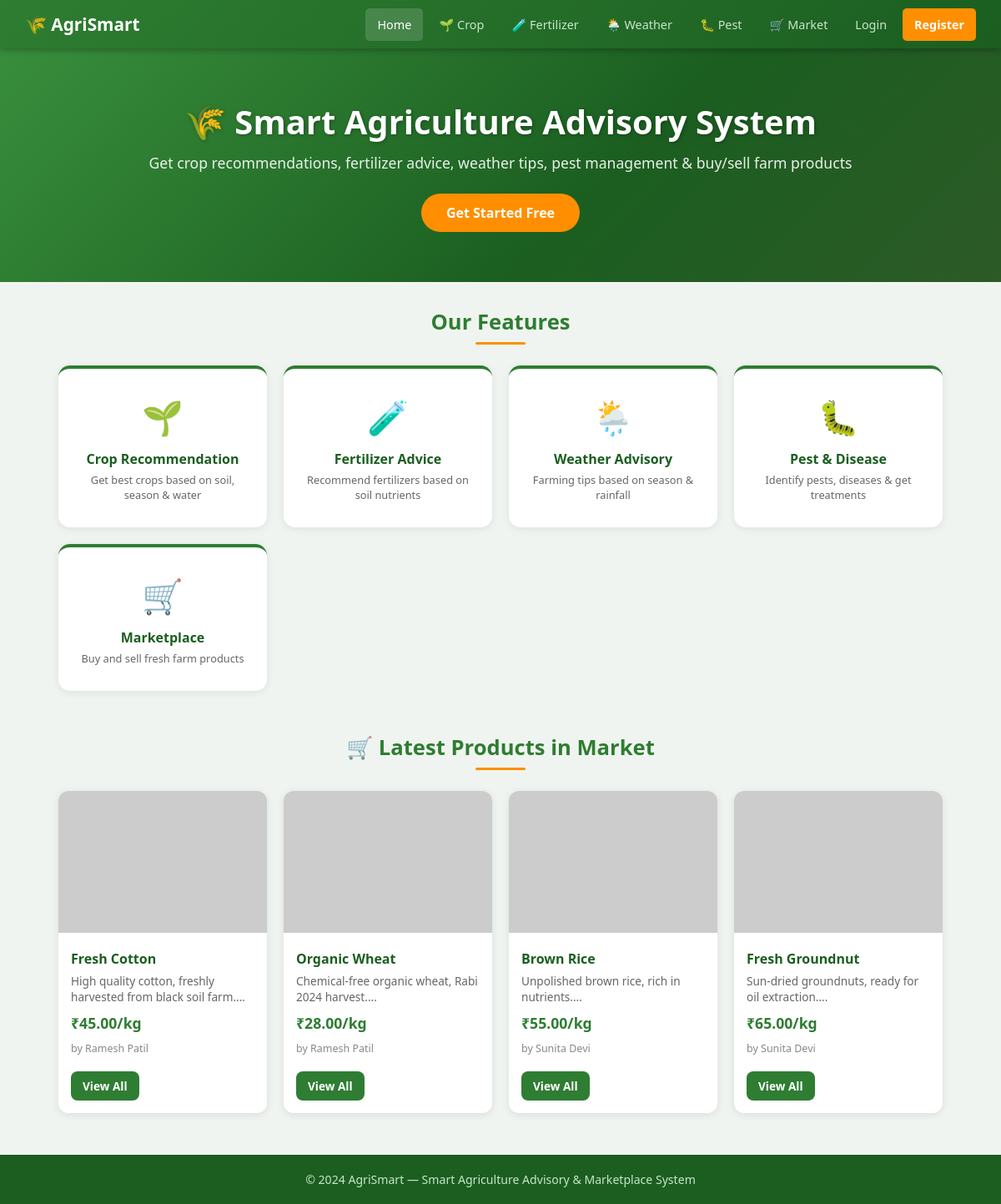
The page / on the database its author committed.
### tables this page shows
CREATE TABLE products (
    id INT AUTO_INCREMENT PRIMARY KEY,
    user_id INT NOT NULL,
    product_name VARCHAR(100) NOT NULL,
    description TEXT,
    price DECIMAL(10,2) NOT NULL,
    quantity INT DEFAULT 1,
    unit VARCHAR(20) DEFAULT 'kg',
    image VARCHAR(255) DEFAULT 'https://via.placeholder.com/200?text=Product',
    status ENUM('available','sold_out') DEFAULT 'available',
    created_at TIMESTAMP DEFAULT CURRENT_TIMESTAMP,
    FOREIGN KEY (user_id) REFERENCES users(id)
);

CREATE TABLE users (
    id INT AUTO_INCREMENT PRIMARY KEY,
    name VARCHAR(100) NOT NULL,
    email VARCHAR(100) UNIQUE NOT NULL,
    password VARCHAR(255) NOT NULL,
    phone VARCHAR(15),
    role ENUM('farmer','buyer','admin') DEFAULT 'farmer',
    created_at TIMESTAMP DEFAULT CURRENT_TIMESTAMP
);

### db.php (called while the page is built, shortened)
<?php
function safeQuery($conn, $sql) {
    $result = mysqli_query($conn, $sql);
    return $result;
}
?>

### index.php (the view, shortened to what this page needs)
<?php include 'db.php'; ?>
<!DOCTYPE html>
<html lang="en">
<head>
    <link rel="stylesheet" href="style.css">
</head>
<body>
<nav>
    <a href="index.php" class="brand">🌾 AgriSmart</a>
    <div class="nav-links">
        <a href="index.php" class="active">Home</a>
        <a href="crop_recommend.php">🌱 Crop</a>
        <a href="fertilizer_recommend.php">🧪 Fertilizer</a>
        <a href="weather_advisory.php">🌦️ Weather</a>
        <a href="pest_disease.php">🐛 Pest</a>
        <a href="marketplace.php">🛒 Market</a>
        <?php if (isset($_SESSION['user_id'])): ?>
            <?php if ($_SESSION['role'] !== 'buyer'): ?>
                <a href="sell_product.php">📦 Sell</a>
            <?php endif; ?>
            <a href="cart.php">🛍️ Cart</a>
            <a href="orders.php">📋 Orders</a>
            <a href="logout.php" class="btn-nav">Logout</a>
        <?php else: ?>
            <a href="login.php">Login</a>
            <a href="register.php" class="btn-nav">Register</a>
        <?php endif; ?>
    </div>
</nav>
<div class="hero">
    <h1>🌾 Smart Agriculture Advisory System</h1>
    <p>Get crop recommendations, fertilizer advice, weather tips, pest management & buy/sell farm products</p>
    <?php if (!isset($_SESSION['user_id'])): ?>
        <a href="register.php" class="btn">Get Started Free</a>
    <?php else: ?>
        <a href="crop_recommend.php" class="btn">Start Advising</a>
    <?php endif; ?>
</div>
<div class="container">
    <h2 class="section-title">Our Features</h2>
    <div class="module-grid">
        <a href="crop_recommend.php" class="module-card">
            <span class="icon">🌱</span>
            <h3>Crop Recommendation</h3>
            <p>Get best crops based on soil, season & water</p>
        </a>
        <a href="fertilizer_recommend.php" class="module-card">
            <span class="icon">🧪</span>
            <h3>Fertilizer Advice</h3>
            <p>Recommend fertilizers based on soil nutrients</p>
        </a>
        <a href="weather_advisory.php" class="module-card">
            <span class="icon">🌦️</span>
            <h3>Weather Advisory</h3>
            <p>Farming tips based on season & rainfall</p>
        </a>
        <a href="pest_disease.php" class="module-card">
            <span class="icon">🐛</span>
            <h3>Pest & Disease</h3>
            <p>Identify pests, diseases & get treatments</p>
        </a>
        <a href="marketplace.php" class="module-card">
            <span class="icon">🛒</span>
            <h3>Marketplace</h3>
            <p>Buy and sell fresh farm products</p>
        </a>
    </div>
    <h2 class="section-title" style="margin-top:50px;">🛒 Latest Products in Market</h2>
    <div class="cards-grid">
    <?php
    $res = safeQuery($conn, "SELECT p.*, u.name AS seller FROM products p JOIN users u ON p.user_id=u.id WHERE p.status='available' ORDER BY p.created_at DESC LIMIT 4");
    while ($row = mysqli_fetch_assoc($res)):
    ?>
        <div class="card">
            <img src="<?= htmlspecialchars($row['image']) ?>" alt="<?= htmlspecialchars($row['product_name']) ?>">
            <div class="card-body">
                <h3><?= htmlspecialchars($row['product_name']) ?></h3>
                <p><?= htmlspecialchars(substr($row['description'], 0, 60)) ?>...</p>
                <span class="price">₹<?= number_format($row['price'], 2) ?>/<?= $row['unit'] ?></span>
                <p style="font-size:0.78rem;color:#888;">by <?= htmlspecialchars($row['seller']) ?></p>
                <a href="marketplace.php" class="btn btn-green" style="margin-top:8px;font-size:0.85rem;padding:8px 14px;">View All</a>
            </div>
        </div>
    <?php endwhile; ?>
    </div>
</div>
<footer>
    <p>&copy; 2024 AgriSmart &mdash; Smart Agriculture Advisory & Marketplace System</p>
</footer>
</body>
</html>

### style.css (style rules this page uses)
* { margin: 0; padding: 0; box-sizing: border-box; }
body { font-family: 'Segoe UI', Tahoma, Geneva, Verdana, sans-serif; background: #f0f4f0; color: #2d3a2d; }
nav { background: linear-gradient(135deg, #2e7d32, #1b5e20); padding: 0 30px; display: flex; align-items: center; justify-content: space-between; box-shadow: 0 2px 8px rgba(0,0,0,0.3); position: sticky; top: 0; z-index: 100; }
nav .brand { color: #fff; font-size: 1.3rem; font-weight: 700; text-decoration: none; padding: 15px 0; display: flex; align-items: center; gap: 8px; }
nav .nav-links { display: flex; gap: 5px; flex-wrap: wrap; }
nav a { color: #c8e6c9; text-decoration: none; padding: 10px 14px; border-radius: 5px; font-size: 0.9rem; transition: background 0.2s, color 0.2s; display: inline-block; }
nav a:hover, nav a.active { background: rgba(255,255,255,0.15); color: #fff; }
nav a.btn-nav { background: #ff8f00; color: #fff; font-weight: 600; }
.hero { background: linear-gradient(135deg, #388e3c 0%, #1b5e20 60%, #2d5a27 100%); color: white; text-align: center; padding: 60px 20px; }
.hero h1 { font-size: 2.5rem; margin-bottom: 10px; text-shadow: 1px 1px 4px rgba(0,0,0,0.3); }
.hero p { font-size: 1.1rem; opacity: 0.9; margin-bottom: 25px; }
.hero .btn { background: #ff8f00; color: #fff; padding: 12px 30px; border-radius: 30px; text-decoration: none; font-size: 1rem; font-weight: 600; display: inline-block; transition: background 0.2s, transform 0.2s; }
.container { max-width: 1100px; margin: 30px auto; padding: 0 20px; }
.section-title { text-align: center; font-size: 1.6rem; color: #2e7d32; margin-bottom: 25px; position: relative; padding-bottom: 10px; }
.section-title::after { content: ''; position: absolute; bottom: 0; left: 50%; transform: translateX(-50%); width: 60px; height: 3px; background: #ff8f00; border-radius: 2px; }
.cards-grid { display: grid; grid-template-columns: repeat(auto-fill, minmax(240px, 1fr)); gap: 20px; margin-top: 20px; }
.card { background: #fff; border-radius: 12px; box-shadow: 0 2px 10px rgba(0,0,0,0.09); overflow: hidden; transition: transform 0.2s, box-shadow 0.2s; }
.card img { width: 100%; height: 170px; object-fit: cover; }
.card-body { padding: 15px; }
.card-body h3 { font-size: 1rem; color: #1b5e20; margin-bottom: 6px; }
.card-body p { font-size: 0.85rem; color: #666; margin-bottom: 10px; line-height: 1.4; }
.card-body .price { font-size: 1.1rem; font-weight: 700; color: #2e7d32; margin-bottom: 10px; display: block; }
.module-grid { display: grid; grid-template-columns: repeat(auto-fill, minmax(200px, 1fr)); gap: 20px; margin-top: 20px; }
.module-card { background: #fff; border-radius: 14px; padding: 30px 20px; text-align: center; text-decoration: none; color: #2d3a2d; box-shadow: 0 2px 10px rgba(0,0,0,0.08); transition: transform 0.2s, box-shadow 0.2s; border-top: 4px solid #2e7d32; }
.module-card .icon { font-size: 2.5rem; margin-bottom: 12px; display: block; }
.module-card h3 { font-size: 1rem; color: #1b5e20; font-weight: 600; }
.module-card p { font-size: 0.8rem; color: #666; margin-top: 5px; }
.btn { display: inline-block; padding: 11px 22px; border-radius: 8px; font-size: 0.95rem; font-weight: 600; cursor: pointer; text-decoration: none; border: none; transition: background 0.2s, transform 0.1s; }
.btn-green { background: #2e7d32; color: #fff; }
footer { background: #1b5e20; color: #c8e6c9; text-align: center; padding: 20px; margin-top: 50px; font-size: 0.88rem; }

### rows shown on the page
products: product_name "Fresh Cotton", description "High quality cotton, freshly harvested from black soil farm.", price "45.00", unit "kg", user.name "Ramesh Patil"
products: product_name "Organic Wheat", description "Chemical-free organic wheat, Rabi 2024 harvest.", price "28.00", unit "kg", user.name "Ramesh Patil"
products: product_name "Brown Rice", description "Unpolished brown rice, rich in nutrients.", price "55.00", unit "kg", user.name "Sunita Devi"
products: product_name "Fresh Groundnut", description "Sun-dried groundnuts, ready for oil extraction.", price "65.00", unit "kg", user.name "Sunita Devi"
